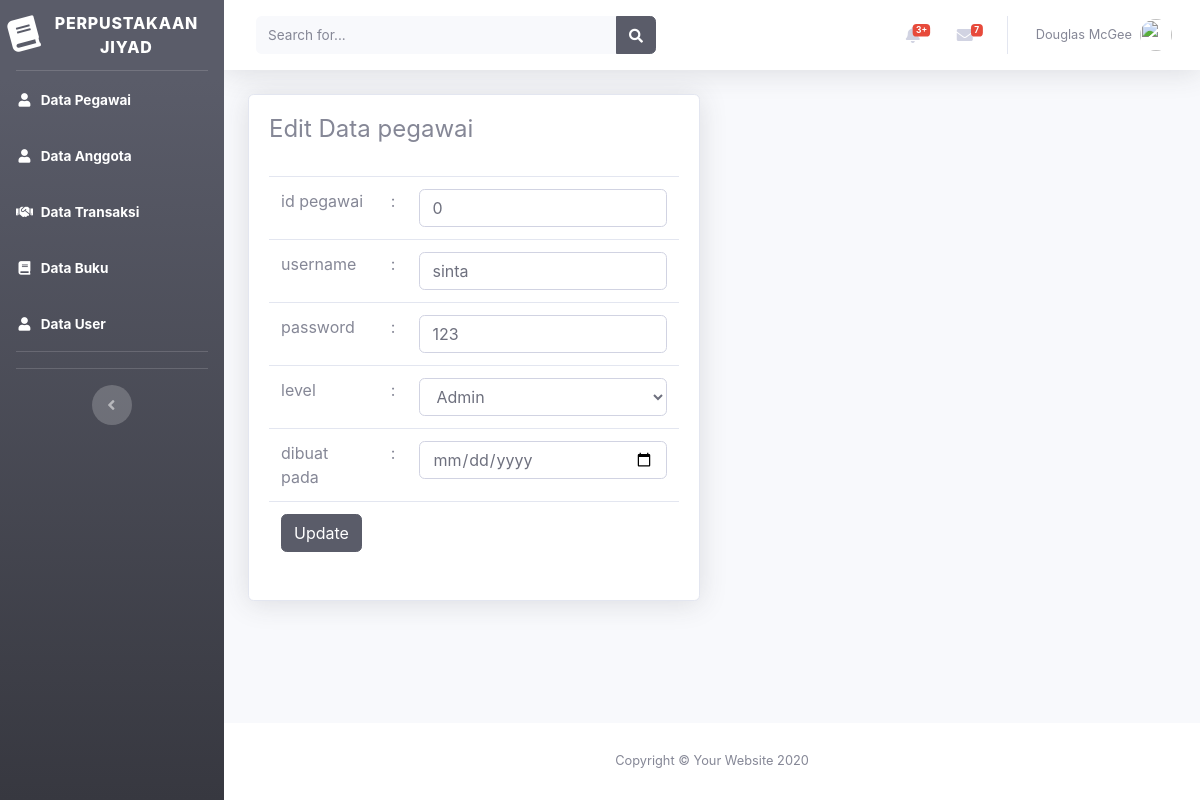
Page /beranda.php?page=user&aksi=edit&id=1 on the committed database.
### tables this page shows
CREATE TABLE `tabel_user` (
  `id_user` int(5) NOT NULL,
  `id_pegawai` int(5) NOT NULL,
  `username` varchar(50) NOT NULL,
  `password` varchar(50) NOT NULL,
  `level` int(1) NOT NULL,
  `dibuatpada` datetime NOT NULL
);

### views/user/edituser.php (the view, shortened to what this page needs)
<?php
    @$id = $_GET['id'];
    $sql    = "select * from tabel_user where id_user=$id";
    $show   = $db->query($sql);
    $hasil  = mysqli_fetch_assoc($show);
?>
<div class="container-fluid">
    <div class="row">
        <div class="col-lg-6">
            <div class="card shadow mb-4">
                <div class="card-body">
                    <div class="table-responsive">
                        <h4>Edit Data pegawai</h4>
                        <br>
                        <form action="model/user/prosesupdateuser.php" method="POST">
                            <table class="table">
                                <tr>
                                    <td>id pegawai</td>
                                    <td>:</td>
                                    <td><input type="text" class="form-control" name="id_pegawai" id="id_pegawai"
                                            value="<?php echo $hasil['id_pegawai']?>"></td>
                                </tr>
                                <tr>
                                    <td>username</td>
                                    <td>:</td>
                                    <td><input type="text" class="form-control" name="username" id="username"
                                            value="<?php echo $hasil['username']?>"></td>
                                </tr>
                                <tr>
                                    <td>password</td>
                                    <td>:</td>
                                    <td><input type="text" class="form-control" name="password" id="password"
                                            value="<?php echo $hasil['password']?>"></td>
                                </tr>
                                <tr>
                                    <td>level</td>
                                    <td>:</td>
                                    <td>
                                        <select class="form-control" name="level" id="level">
                                            <option value="admin">Admin</option>
                                        </select>
                                    </td>
                                </tr>
                                <tr>
                                    <td>dibuat pada</td>
                                    <td>:</td>
                                    <td><input type="date" class="form-control" name="dibuatpada" id="dibuatpada"
                                            value="<?php echo $hasil['dibuatpada']?>"></td>
                                </tr>
                                <tr>
                                    <td colspan="3">
                                        <input type="submit" class="btn btn-dark" value="Update">
                                    </td>
                                </tr>
                            </table>
                        </form>
                    </div>
                </div>
            </div>
        </div>
    </div>
</div>

### rows in the picture
tabel_user: id_pegawai "0", username "sinta", password "123"
